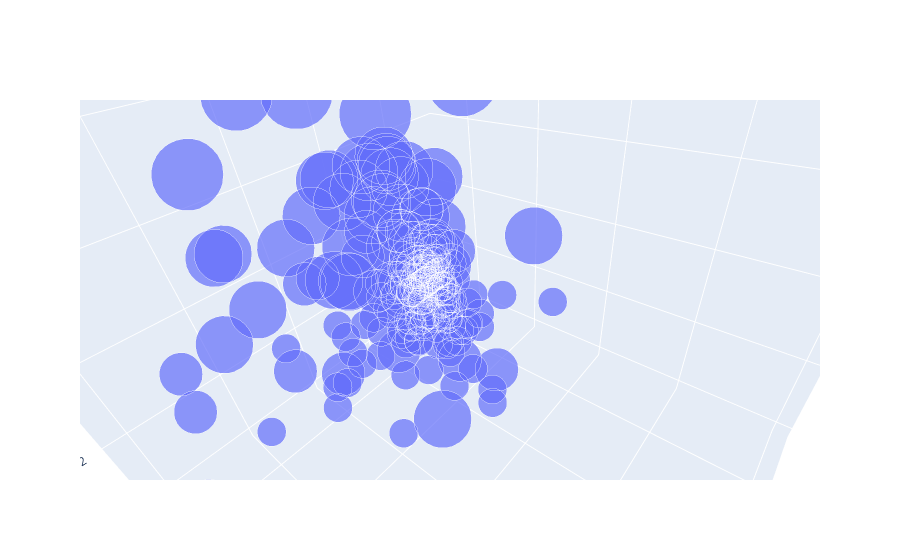

Here is the notebook cell this chart was saved with:
### Code cell
#Create a 3D scatter plot using Plotly
        #-

import plotly.graph_objects as go
import plotly.express as px
#fig = go.Figure()
fig = go.Figure()
fig.add_trace(go.Scatter3d(x = tips.total_bill, y = tips.tip, mode = 'markers', marker_size = 10*tips['size'], z = tips['size']))

### Figure 1 — Plotly figure (JSON) as saved in the notebook; plotly's stock layout.template omitted (floating-point values rounded to 4 significant figures; data arrays with more than 128 entries replaced by an {"elided": "..."} marker saying what was removed)
{"data": [{"marker": {"size": {"elided": "244 int values"}}, "mode": "markers", "type": "scatter3d", "x": {"elided": "244 float values"}, "y": {"elided": "244 float values"}, "z": {"elided": "244 int values"}}], "layout": {"autosize": true, "scene": {"aspectmode": "auto", "aspectratio": {"x": 1, "y": 1, "z": 1}, "camera": {"center": {"x": 0, "y": 0, "z": 0}, "eye": {"x": 0.4208, "y": 0.4208, "z": 0.4208}, "projection": {"type": "perspective"}, "up": {"x": -0.4852, "y": -0.3261, "z": 0.8113}}}}}
